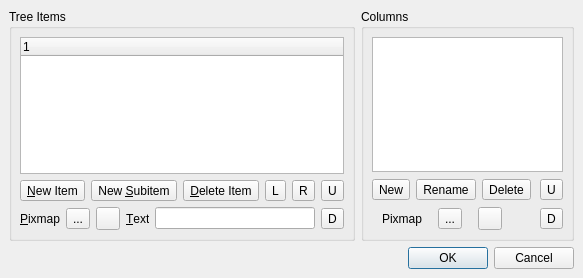
<ui version="4.0" >
 <comment>*********************************************************************
**
** Copyright (C) 1992-2008 Trolltech ASA. All rights reserved.
**
** This file is part of the Qt Designer of the Qt Toolkit.
**
** This file may be used under the terms of the GNU General Public
** License versions 2.0 or 3.0 as published by the Free Software
** Foundation and appearing in the files LICENSE.GPL2 and LICENSE.GPL3
** included in the packaging of this file.  Alternatively you may (at
** your option) use any later version of the GNU General Public
** License if such license has been publicly approved by Trolltech ASA
** (or its successors, if any) and the KDE Free Qt Foundation. In
** addition, as a special exception, Trolltech gives you certain
** additional rights. These rights are described in the Trolltech GPL
** Exception version 1.2, which can be found at
** http://www.trolltech.com/products/qt/gplexception/ and in the file
** GPL_EXCEPTION.txt in this package.
**
** Please review the following information to ensure GNU General
** Public Licensing requirements will be met:
** http://trolltech.com/products/qt/licenses/licensing/opensource/. If
** you are unsure which license is appropriate for your use, please
** review the following information:
** http://trolltech.com/products/qt/licenses/licensing/licensingoverview
** or contact the sales department at sales@trolltech.com.
**
** In addition, as a special exception, Trolltech, as the sole
** copyright holder for Qt Designer, grants users of the Qt/Eclipse
** Integration plug-in the right for the Qt/Eclipse Integration to
** link to functionality provided by Qt Designer and its related
** libraries.
**
** This file is provided "AS IS" with NO WARRANTY OF ANY KIND,
** INCLUDING THE WARRANTIES OF DESIGN, MERCHANTABILITY AND FITNESS FOR
** A PARTICULAR PURPOSE. Trolltech reserves all rights not expressly
** granted herein.
**
** This file is provided AS IS with NO WARRANTY OF ANY KIND, INCLUDING THE
** WARRANTY OF DESIGN, MERCHANTABILITY AND FITNESS FOR A PARTICULAR PURPOSE.
**
*********************************************************************</comment>
 <class>qdesigner_internal::TreeWidgetEditor</class>
 <widget class="QDialog" name="qdesigner_internal::TreeWidgetEditor" >
  <property name="geometry" >
   <rect>
    <x>0</x>
    <y>0</y>
    <width>583</width>
    <height>278</height>
   </rect>
  </property>
  <property name="windowTitle" >
   <string>Edit Tree Widget</string>
  </property>
  <layout class="QGridLayout" >
   <property name="margin" >
    <number>9</number>
   </property>
   <property name="spacing" >
    <number>6</number>
   </property>
   <item row="1" column="0" colspan="2" >
    <widget class="QDialogButtonBox" name="buttonBox" >
     <property name="orientation" >
      <enum>Qt::Horizontal</enum>
     </property>
     <property name="standardButtons" >
      <set>QDialogButtonBox::Cancel|QDialogButtonBox::NoButton|QDialogButtonBox::Ok</set>
     </property>
    </widget>
   </item>
   <item row="0" column="0" >
    <widget class="QGroupBox" name="itemsBox" >
     <property name="title" >
      <string>Tree Items</string>
     </property>
     <layout class="QGridLayout" >
      <property name="margin" >
       <number>8</number>
      </property>
      <property name="spacing" >
       <number>6</number>
      </property>
      <item row="2" column="0" >
       <layout class="QHBoxLayout" >
        <property name="margin" >
         <number>0</number>
        </property>
        <property name="spacing" >
         <number>6</number>
        </property>
        <item>
         <widget class="QLabel" name="pixmapLabel" >
          <property name="sizePolicy" >
           <sizepolicy>
            <hsizetype>0</hsizetype>
            <vsizetype>5</vsizetype>
            <horstretch>0</horstretch>
            <verstretch>0</verstretch>
           </sizepolicy>
          </property>
          <property name="text" >
           <string>&amp;Pixmap</string>
          </property>
          <property name="buddy" >
           <cstring>previewPixmapItemButton</cstring>
          </property>
         </widget>
        </item>
        <item>
         <widget class="QToolButton" name="previewPixmapItemButton" >
          <property name="toolTip" >
           <string>Set Item Pixmap</string>
          </property>
          <property name="text" >
           <string>...</string>
          </property>
         </widget>
        </item>
        <item>
         <widget class="QToolButton" name="deletePixmapItemButton" >
          <property name="toolTip" >
           <string>Reset Item Pixmap</string>
          </property>
          <property name="text" >
           <string/>
          </property>
         </widget>
        </item>
        <item>
         <widget class="QLabel" name="textLabel" >
          <property name="sizePolicy" >
           <sizepolicy>
            <hsizetype>0</hsizetype>
            <vsizetype>5</vsizetype>
            <horstretch>0</horstretch>
            <verstretch>0</verstretch>
           </sizepolicy>
          </property>
          <property name="text" >
           <string>&amp;Text</string>
          </property>
          <property name="buddy" >
           <cstring>itemTextLineEdit</cstring>
          </property>
         </widget>
        </item>
        <item>
         <widget class="QLineEdit" name="itemTextLineEdit" >
          <property name="sizePolicy" >
           <sizepolicy>
            <hsizetype>13</hsizetype>
            <vsizetype>4</vsizetype>
            <horstretch>0</horstretch>
            <verstretch>0</verstretch>
           </sizepolicy>
          </property>
          <property name="toolTip" >
           <string>Set Item Text</string>
          </property>
         </widget>
        </item>
       </layout>
      </item>
      <item row="1" column="0" >
       <layout class="QHBoxLayout" >
        <property name="margin" >
         <number>0</number>
        </property>
        <property name="spacing" >
         <number>6</number>
        </property>
        <item>
         <widget class="QToolButton" name="newItemButton" >
          <property name="toolTip" >
           <string>New Item</string>
          </property>
          <property name="text" >
           <string>&amp;New Item</string>
          </property>
         </widget>
        </item>
        <item>
         <widget class="QToolButton" name="newSubItemButton" >
          <property name="toolTip" >
           <string>New Subitem</string>
          </property>
          <property name="text" >
           <string>New &amp;Subitem</string>
          </property>
         </widget>
        </item>
        <item>
         <widget class="QToolButton" name="deleteItemButton" >
          <property name="toolTip" >
           <string>Delete Item</string>
          </property>
          <property name="text" >
           <string>&amp;Delete Item</string>
          </property>
         </widget>
        </item>
        <item>
         <spacer>
          <property name="orientation" >
           <enum>Qt::Horizontal</enum>
          </property>
          <property name="sizeHint" >
           <size>
            <width>16</width>
            <height>10</height>
           </size>
          </property>
         </spacer>
        </item>
        <item>
         <widget class="QToolButton" name="moveItemLeftButton" >
          <property name="toolTip" >
           <string>Move Item Left (before Parent Item)</string>
          </property>
          <property name="text" >
           <string>L</string>
          </property>
         </widget>
        </item>
        <item>
         <widget class="QToolButton" name="moveItemRightButton" >
          <property name="toolTip" >
           <string>Move Item Right (as a First Subitem of the Next Sibling Item)</string>
          </property>
          <property name="text" >
           <string>R</string>
          </property>
         </widget>
        </item>
       </layout>
      </item>
      <item row="1" column="1" >
       <widget class="QToolButton" name="moveItemUpButton" >
        <property name="toolTip" >
         <string>Move Item Up</string>
        </property>
        <property name="text" >
         <string>U</string>
        </property>
       </widget>
      </item>
      <item row="2" column="1" >
       <widget class="QToolButton" name="moveItemDownButton" >
        <property name="toolTip" >
         <string>Move Item Down</string>
        </property>
        <property name="text" >
         <string>D</string>
        </property>
       </widget>
      </item>
      <item row="0" column="0" colspan="2" >
       <widget class="QTreeWidget" name="treeWidget" >
        <property name="focusPolicy" >
         <enum>Qt::TabFocus</enum>
        </property>
        <property name="toolTip" >
         <string>Tree Items</string>
        </property>
       </widget>
      </item>
     </layout>
    </widget>
   </item>
   <item row="0" column="1" >
    <widget class="QGroupBox" name="columnsBox" >
     <property name="title" >
      <string>Columns</string>
     </property>
     <layout class="QGridLayout" >
      <property name="margin" >
       <number>8</number>
      </property>
      <property name="spacing" >
       <number>6</number>
      </property>
      <item row="2" column="0" >
       <layout class="QHBoxLayout" >
        <property name="margin" >
         <number>0</number>
        </property>
        <property name="spacing" >
         <number>6</number>
        </property>
        <item>
         <widget class="QLabel" name="pixmapColumnLabel" >
          <property name="sizePolicy" >
           <sizepolicy>
            <hsizetype>0</hsizetype>
            <vsizetype>5</vsizetype>
            <horstretch>0</horstretch>
            <verstretch>0</verstretch>
           </sizepolicy>
          </property>
          <property name="text" >
           <string>Pixmap</string>
          </property>
         </widget>
        </item>
        <item>
         <widget class="QToolButton" name="previewPixmapColumnButton" >
          <property name="toolTip" >
           <string>Set Column Pixmap</string>
          </property>
          <property name="text" >
           <string>...</string>
          </property>
         </widget>
        </item>
        <item>
         <widget class="QToolButton" name="deletePixmapColumnButton" >
          <property name="toolTip" >
           <string>Reset Column Pixmap</string>
          </property>
          <property name="text" >
           <string/>
          </property>
         </widget>
        </item>
        <item>
         <spacer>
          <property name="orientation" >
           <enum>Qt::Horizontal</enum>
          </property>
          <property name="sizeType" >
           <enum>QSizePolicy::Ignored</enum>
          </property>
          <property name="sizeHint" >
           <size>
            <width>20</width>
            <height>10</height>
           </size>
          </property>
         </spacer>
        </item>
       </layout>
      </item>
      <item row="1" column="0" >
       <layout class="QHBoxLayout" >
        <property name="margin" >
         <number>0</number>
        </property>
        <property name="spacing" >
         <number>6</number>
        </property>
        <item>
         <widget class="QToolButton" name="newColumnButton" >
          <property name="toolTip" >
           <string>New Column</string>
          </property>
          <property name="text" >
           <string>New</string>
          </property>
         </widget>
        </item>
        <item>
         <widget class="QToolButton" name="renameColumnButton" >
          <property name="toolTip" >
           <string>Rename Column</string>
          </property>
          <property name="text" >
           <string>Rename</string>
          </property>
         </widget>
        </item>
        <item>
         <widget class="QToolButton" name="deleteColumnButton" >
          <property name="toolTip" >
           <string>Delete Column</string>
          </property>
          <property name="text" >
           <string>Delete</string>
          </property>
         </widget>
        </item>
        <item>
         <spacer>
          <property name="orientation" >
           <enum>Qt::Horizontal</enum>
          </property>
          <property name="sizeType" >
           <enum>QSizePolicy::Ignored</enum>
          </property>
          <property name="sizeHint" >
           <size>
            <width>29</width>
            <height>23</height>
           </size>
          </property>
         </spacer>
        </item>
       </layout>
      </item>
      <item row="1" column="1" >
       <widget class="QToolButton" name="moveColumnUpButton" >
        <property name="toolTip" >
         <string>Move Column Up</string>
        </property>
        <property name="text" >
         <string>U</string>
        </property>
       </widget>
      </item>
      <item row="2" column="1" >
       <widget class="QToolButton" name="moveColumnDownButton" >
        <property name="toolTip" >
         <string>Move Column Down</string>
        </property>
        <property name="text" >
         <string>D</string>
        </property>
       </widget>
      </item>
      <item row="0" column="0" colspan="2" >
       <widget class="QListWidget" name="listWidget" >
        <property name="sizePolicy" >
         <sizepolicy>
          <hsizetype>13</hsizetype>
          <vsizetype>7</vsizetype>
          <horstretch>0</horstretch>
          <verstretch>0</verstretch>
         </sizepolicy>
        </property>
        <property name="focusPolicy" >
         <enum>Qt::TabFocus</enum>
        </property>
        <property name="toolTip" >
         <string>Tree Columns</string>
        </property>
       </widget>
      </item>
     </layout>
    </widget>
   </item>
  </layout>
 </widget>
 <tabstops>
  <tabstop>treeWidget</tabstop>
  <tabstop>newItemButton</tabstop>
  <tabstop>newSubItemButton</tabstop>
  <tabstop>deleteItemButton</tabstop>
  <tabstop>moveItemLeftButton</tabstop>
  <tabstop>moveItemRightButton</tabstop>
  <tabstop>moveItemUpButton</tabstop>
  <tabstop>moveItemDownButton</tabstop>
  <tabstop>previewPixmapItemButton</tabstop>
  <tabstop>deletePixmapItemButton</tabstop>
  <tabstop>itemTextLineEdit</tabstop>
  <tabstop>listWidget</tabstop>
  <tabstop>newColumnButton</tabstop>
  <tabstop>renameColumnButton</tabstop>
  <tabstop>deleteColumnButton</tabstop>
  <tabstop>moveColumnUpButton</tabstop>
  <tabstop>previewPixmapColumnButton</tabstop>
  <tabstop>deletePixmapColumnButton</tabstop>
  <tabstop>moveColumnDownButton</tabstop>
 </tabstops>
 <resources/>
 <connections>
  <connection>
   <sender>buttonBox</sender>
   <signal>accepted()</signal>
   <receiver>qdesigner_internal::TreeWidgetEditor</receiver>
   <slot>accept()</slot>
   <hints>
    <hint type="sourcelabel" >
     <x>450</x>
     <y>259</y>
    </hint>
    <hint type="destinationlabel" >
     <x>292</x>
     <y>272</y>
    </hint>
   </hints>
  </connection>
  <connection>
   <sender>buttonBox</sender>
   <signal>rejected()</signal>
   <receiver>qdesigner_internal::TreeWidgetEditor</receiver>
   <slot>reject()</slot>
   <hints>
    <hint type="sourcelabel" >
     <x>539</x>
     <y>266</y>
    </hint>
    <hint type="destinationlabel" >
     <x>556</x>
     <y>275</y>
    </hint>
   </hints>
  </connection>
 </connections>
</ui>
